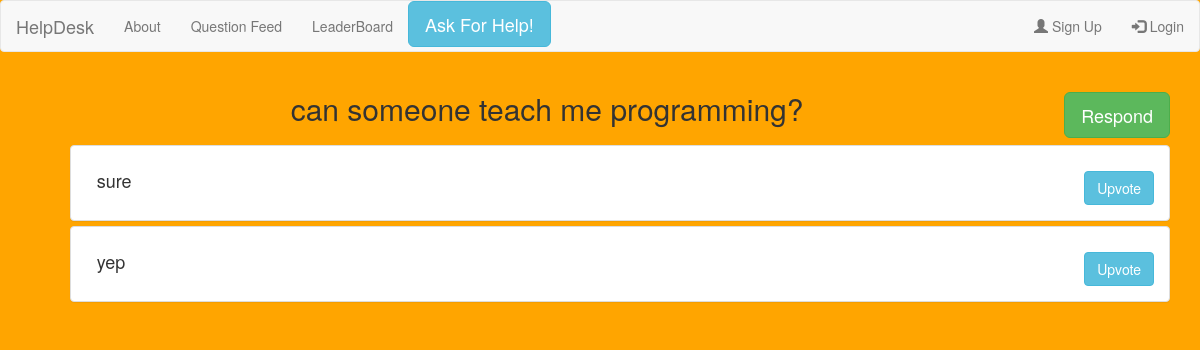
The app's page /answerFeedView/16 (signed in), older data.
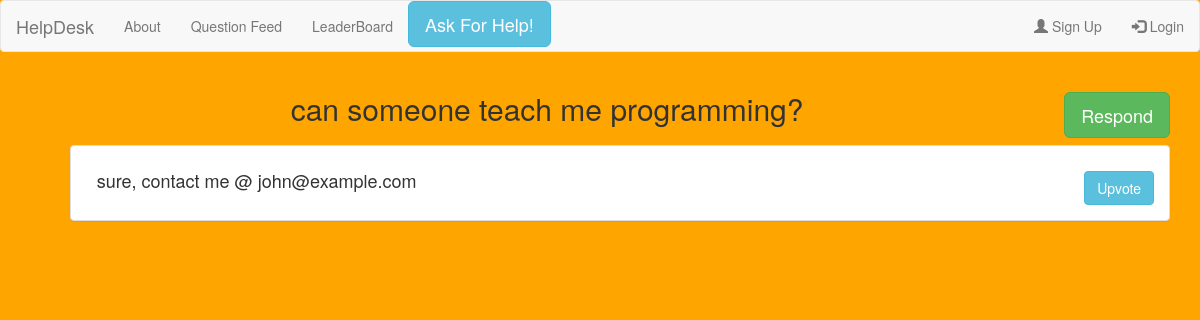
The same page, newer data.
### homeFeed/models.py (models this page shows, shortened)
class Answer(models.Model):
    question = models.ForeignKey(Question, on_delete=models.CASCADE)
    answer_content = models.CharField(max_length=1000)

### homeFeed/views.py (the view)
# urls.py: path('answerFeedView/<int:question_id>', views.answerFeedView,name='addAnswer')
def answerFeedView(request,question_id):
    if isLoggedIn(request):
      corresponding_question = Question.objects.get(id=question_id)
      all_answers_for_question = Answer.objects.filter(question=corresponding_question)
      return render(request,
                  'answerFeed.html',
                  {'all_answers_for_question':all_answers_for_question,
                   'question':Question.objects.get(id=question_id),
                   }
                  )
    else:
        is_authenticated = False
        is_answer = True
        return render(request, 'answerFeed.html', {'is_authenticated': is_authenticated, 'is_question': is_answer})

### homeFeed/views.py (called while the page is built)
def isLoggedIn(request):
    return request.user.is_authenticated

### templates/answerFeed.html (shortened to what this page needs)
<!DOCTYPE html>
<html>
<head>
   <link rel="stylesheet" href="https://maxcdn.bootstrapcdn.com/bootstrap/3.4.1/css/bootstrap.min.css">
</head>
<body style="background-color:orange;">
  <nav class="navbar navbar-default">
  <div class="container-fluid">
    <div class="navbar-header">
      <a class="navbar-brand"> HelpDesk </a>
    </div>
    <ul class="nav navbar-nav">
        <li><a href="#aboutModel" data-toggle="modal" data-target="#aboutModel"> About </a></li>
          <li><a href="/homeFeed/"> Question Feed </a></li>
      <li><a href="/leaderBoard/"> LeaderBoard </a></li>
    </ul>
  <button type="button" class="btn btn-info btn-lg" data-toggle="modal" data-target="#questionModel">
      Ask For Help!
  </button>
    <ul class="nav navbar-nav navbar-right">
      <li><a href="/signUp/"><span class="glyphicon glyphicon-user"></span> Sign Up</a></li>
      <li><a href="/login/"><span class="glyphicon glyphicon-log-in"></span> Login</a></li>
    </ul>
  </div>
  </nav>
<div class="container">
  <div class="panel-group">
      <h2 align="center"> {{question.question_name}}  <button type="button" style="float:right;" class="btn btn-success btn-lg" data-toggle="modal" data-target="#writeAnswerModel">
               Respond
            </button> <h2>
         <ul>
             {% for answer in all_answers_for_question %}
               <div class="panel panel-default">
                   <div class="panel-body">
                     <h4 style="margin-left:1%">
                         {{answer.answer_content}}
                         <a href="/upvote/{{username}}" class="btn btn-info" role="button" style="float:right"> Upvote </a>
                     </h4>
                   </div>
               </div>
             {% endfor %}
         </ul>
  </div>
</div>
</body>
</html>

Row changes from the older to the newer data that the page shows:
removed Answer: answer_content "sure"
removed Answer: answer_content "yep"
added Answer: answer_content "sure, contact me @ john@example.com"
